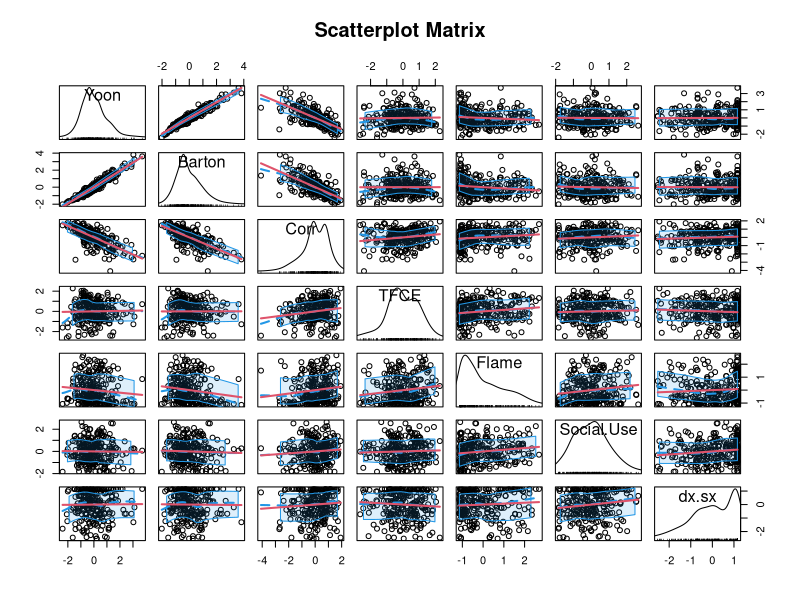
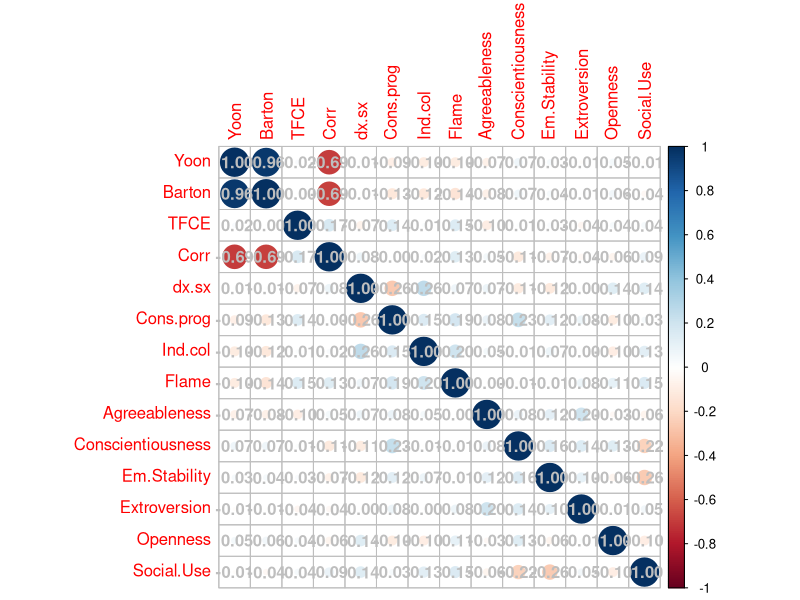
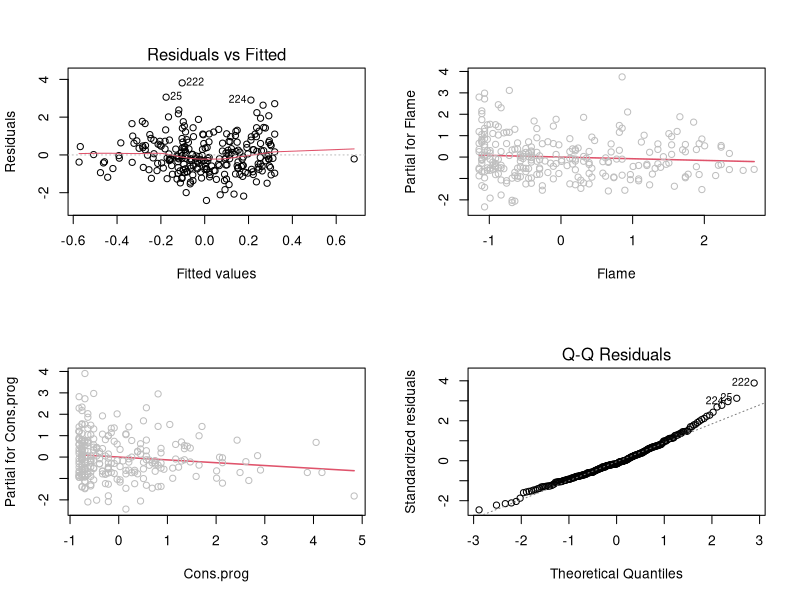
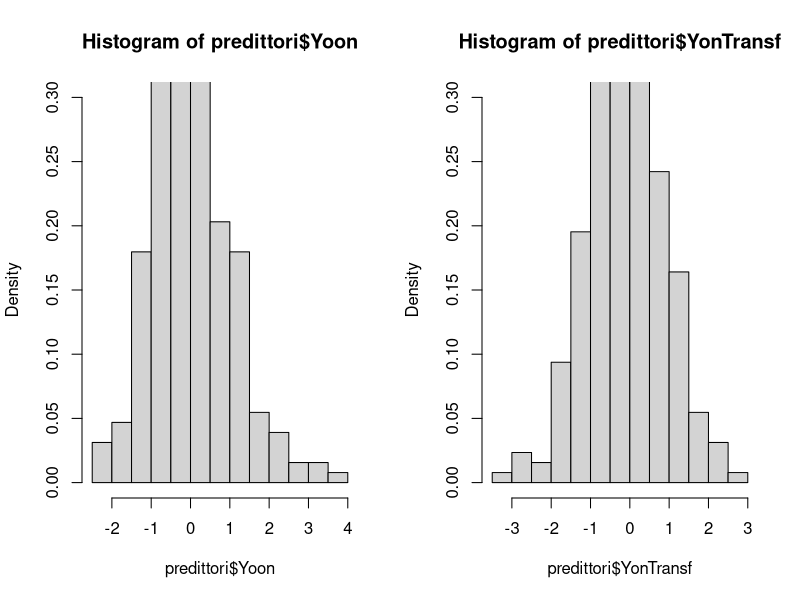
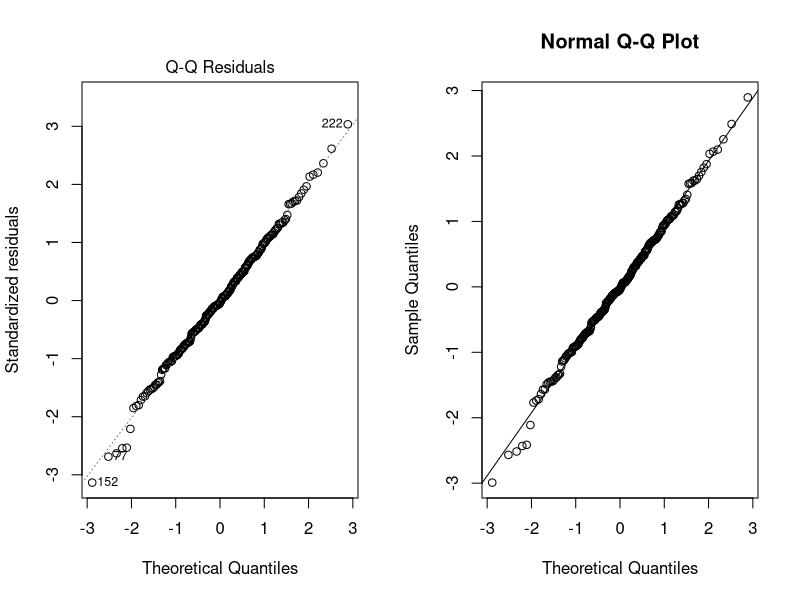
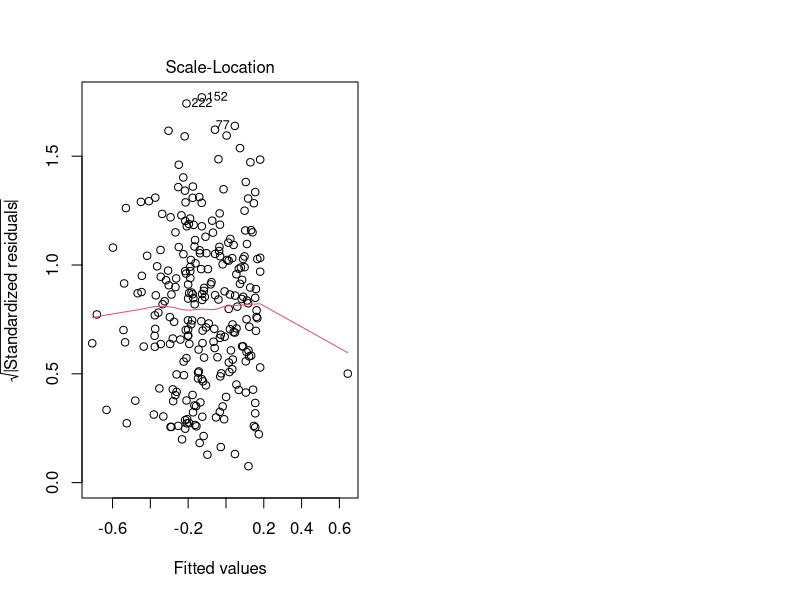
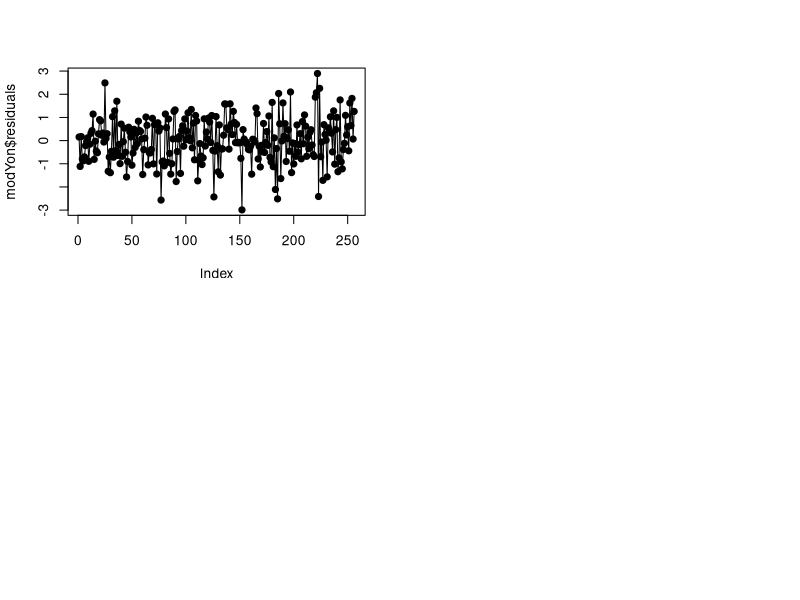
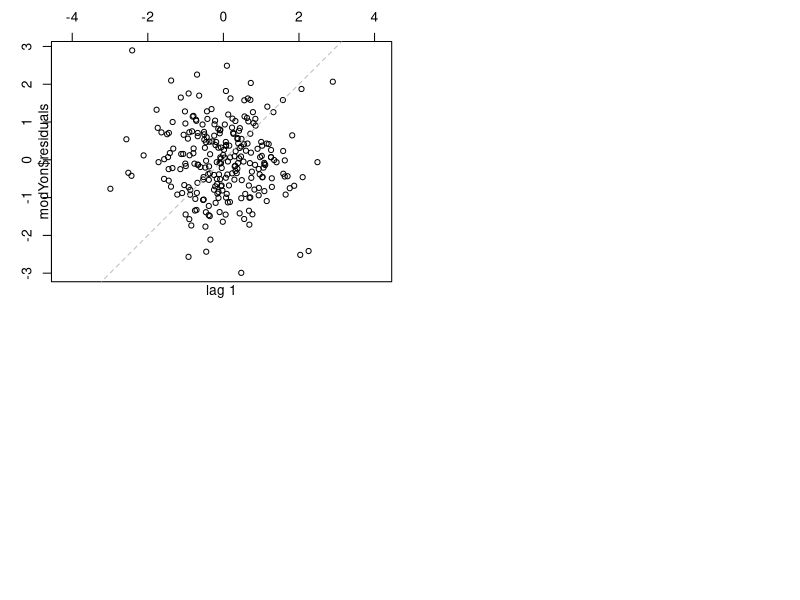

Write the R code that produced these figures, in order.
predittori <- read.table(file = "results/Predittori_tutti.csv", header = TRUE, sep = ",")

# Elimino le variabili che non voglio usare
predittori <- predittori[, -1]
predittori <- predittori[, -4]

predittori <- data.frame(scale(predittori, center = TRUE, scale = TRUE))


car::scatterplotMatrix(~ Yoon + Barton + Corr + TFCE + Flame + Social.Use + dx.sx, regLine = list(col = 2),
                       col = 1, smooth = list(col.smooth = 4, col.spread = 4),
                       data = predittori, main = "Scatterplot Matrix")

corrplot::corrplot(cor(predittori), addCoef.col = "grey")


n <- nrow(predittori)
# Path: stepAIC.r

# Aggiungo un modello con interazioni

modYon <- lm(formula = Yoon ~ (Flame + Social.Use + Em.Stability + dx.sx + Agreeableness + Conscientiousness + Cons.prog)^2, data = predittori)
modYon_zero <- lm(formula = Yoon ~ 1, data = predittori)
modBarton <- lm(formula = Barton ~ (Flame + Social.Use + Em.Stability + dx.sx + Agreeableness + Conscientiousness + Cons.prog)^2, data = predittori)
modBarton_zero <- lm(formula = Barton ~ 1, data = predittori)
modCorr <- lm(formula = Corr ~ (Flame + Social.Use + Em.Stability + dx.sx + Agreeableness + Conscientiousness + Cons.prog)^2, data = predittori)
modCorrzero <- lm(formula = Corr ~ 1, data = predittori)
modTFCE <- lm(formula = TFCE ~ (Flame + Social.Use + Em.Stability + dx.sx + Agreeableness + Conscientiousness + Cons.prog)^2, data = predittori)
modTFCEzero <- lm(formula = TFCE ~ 1, data = predittori)


stepwise_regYon <- MASS::stepAIC(modYon, direction = "backward", scope = list(lower = modYon_zero, upper = modYon), k = log(n))
stepwise_regBarton <- MASS::stepAIC(modBarton, direction = "backward", scope = list(lower = modBarton_zero, upper = modBarton), k = log(n))
stepwise_regCorr <- MASS::stepAIC(modCorr, direction = "backward", scope = list(lower = modCorrzero, upper = modCorr), k = log(n))
stepwise_regTFCE <- MASS::stepAIC(modTFCE, direction = "backward", scope = list(lower = modTFCEzero, upper = modTFCE), k = log(n))

modYon <- lm(formula = Yoon ~ Flame + Cons.prog + Flame:Cons.prog, data = predittori)
modBarton <- stepwise_regBarton$call
modCorr <- stepwise_regCorr$call
modTFCE <- stepwise_regTFCE$call

#linearity assumption

par(mfrow = c(2, 2)) # We have 4 predictors
plot(modYon, 1)
termplot(modYon, partial.resid = TRUE)

#normality
plot(modYon, 2)
shapiro.test(modYon$residuals) # p-value = 0.000000000000000222

#yeo-johnson transformation - non-normality patch

YJ <- car::powerTransform(lm(predittori$Yoon ~ 1), family = "yjPower")
(lambdaYJ <- YJ$lambda)
YonTransf <- car::yjPower(U = predittori$Yoon, lambda = lambdaYJ)
predittori <- cbind(predittori, YonTransf)

# Comparison
par(mfrow = c(1, 2))
hist(predittori$Yoon, freq = FALSE, breaks = 10, ylim = c(0, 0.3))
hist(predittori$YonTransf, freq = FALSE, breaks = 10, ylim = c(0, 0.3))
modYon <- lm(formula = YonTransf ~ Flame + Cons.prog + Flame:Cons.prog, data = predittori)
summary(modYon)

shapiro.test(modYon$residuals) # p-value = 0.000000000000000222
plot(modYon, 2)
nortest::lillie.test(modYon$residuals)
qqnorm(modYon$residuals)
qqline(modYon$residuals)


#homoscedasticity
car::ncvTest(modYon)
plot(modYon, 3)
#homoscedasticity ok

#independence
par(mfrow = c(2, 2))
plot(modYon$residuals, type = "o", pch = 19)
lag.plot(modYon$residuals, lags = 1, do.lines = FALSE)

cor(modYon$residuals[-1], modYon$residuals[-length(modYon$residuals)])
car::durbinWatsonTest(modYon)

#independence ok

#multicollinearity

car::vif(modYon, type = 'predictor')

#outliers

plot(modYon, 5)

# multicollinearity ok
head(influence(model = modYon, do.coef = FALSE)$hat)
